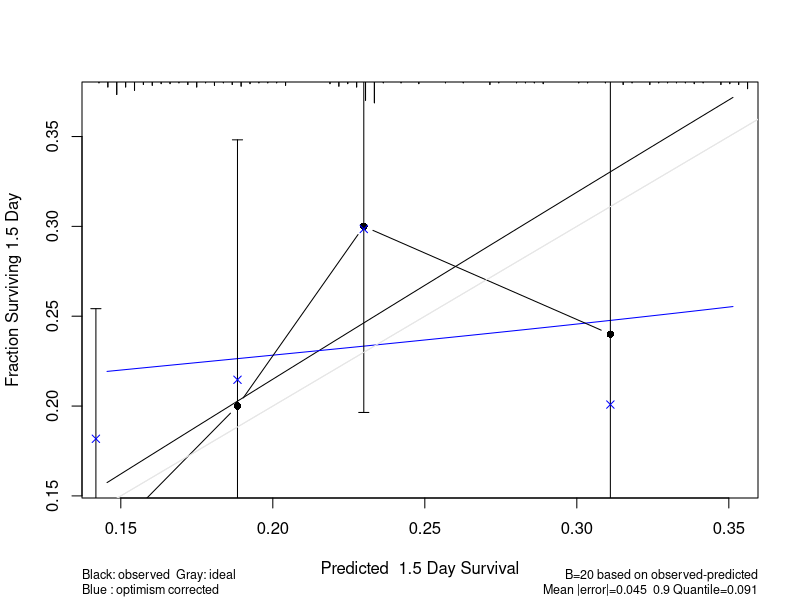
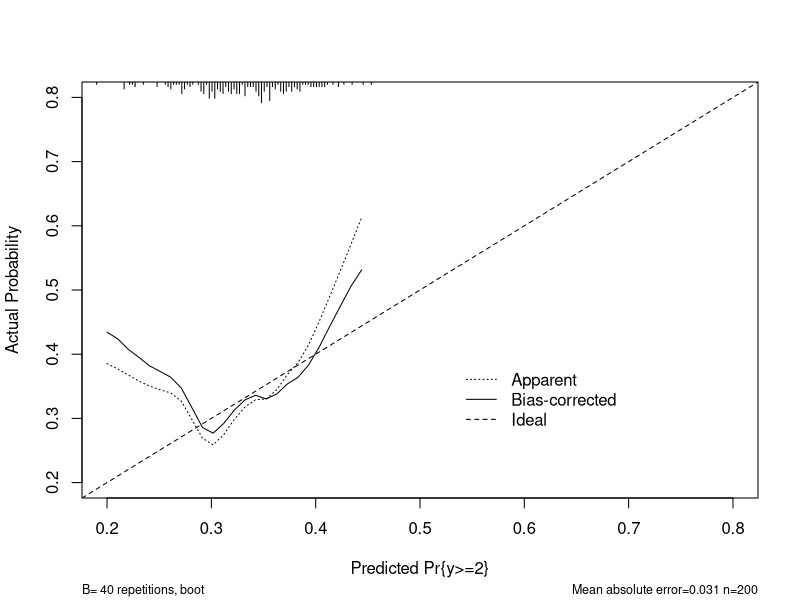

These figures' R source, in order:
library(rms)


### Name: calibrate
### Title: Resampling Model Calibration
### Aliases: calibrate calibrate.default calibrate.cph calibrate.psm
###   print.calibrate print.calibrate.default plot.calibrate
###   plot.calibrate.default
### Keywords: methods models regression survival hplot

### ** Examples

set.seed(1)
n <- 200
d.time <- rexp(n)
x1 <- runif(n)
x2 <- factor(sample(c('a', 'b', 'c'), n, TRUE))
f <- cph(Surv(d.time) ~ pol(x1,2) * x2, x=TRUE, y=TRUE, surv=TRUE, time.inc=1.5)
#or f <- psm(S ~ ...)
pa <- 'polspline' %in% row.names(installed.packages())
if(pa) {
 cal <- calibrate(f, u=1.5, B=20)  # cmethod='hare'
 plot(cal)
}
cal <- calibrate(f, u=1.5, cmethod='KM', m=50, B=20)  # usually B=200 or 300
plot(cal, add=pa)

set.seed(1)
y <- sample(0:2, n, TRUE)
x1 <- runif(n)
x2 <- runif(n)
x3 <- runif(n)
x4 <- runif(n)
f <- lrm(y ~ x1 + x2 + x3 * x4, x=TRUE, y=TRUE)
cal <- calibrate(f, kint=2, predy=seq(.2, .8, length=60), 
                 group=y)
# group= does k-sample validation: make resamples have same 
# numbers of subjects in each level of y as original sample

plot(cal)
#See the example for the validate function for a method of validating
#continuation ratio ordinal logistic models.  You can do the same
#thing for calibrate
